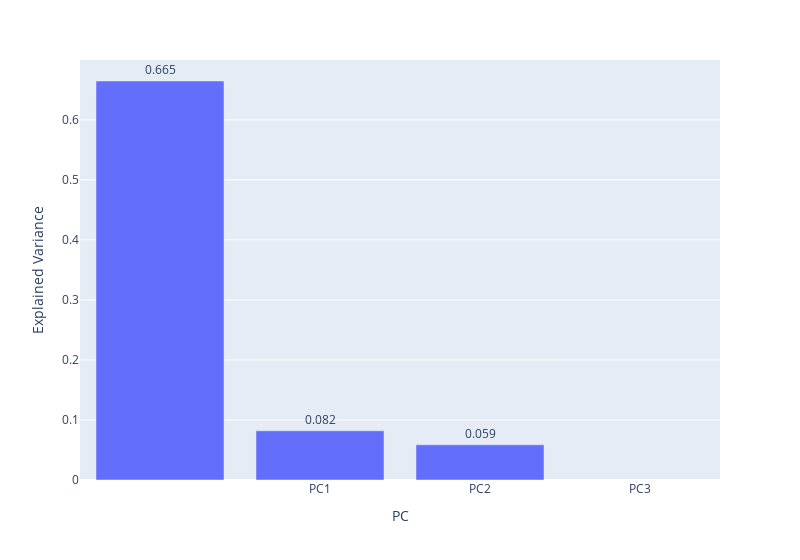

Here is the notebook cell this chart was saved with:
### Code cell
fig = px.bar(df_explained_variance, 
             x='PC', y='Explained Variance',
             text='Explained Variance',
             width=800)

fig.update_traces(texttemplate='%{text:.3f}', textposition='outside')
fig.show()

### Figure 1 — Plotly figure (JSON) as saved in the notebook; plotly's stock layout.template omitted (floating-point values rounded to 4 significant figures)
{"data": [{"alignmentgroup": "True", "hovertemplate": "PC=%{x}<br>Explained Variance=%{text}<extra></extra>", "legendgroup": "", "marker": {"color": "#636efa"}, "name": "", "offsetgroup": "", "orientation": "v", "showlegend": false, "text": [0.6648, 0.082, 0.05873, null], "textposition": "outside", "texttemplate": "%{text:.3f}", "type": "bar", "x": ["", "PC1", "PC2", "PC3"], "xaxis": "x", "y": [0.6648, 0.082, 0.05873, null], "yaxis": "y"}], "layout": {"barmode": "relative", "legend": {"tracegroupgap": 0}, "margin": {"t": 60}, "width": 800, "xaxis": {"anchor": "y", "domain": [0, 1], "title": {"text": "PC"}}, "yaxis": {"anchor": "x", "domain": [0, 1], "title": {"text": "Explained Variance"}}}}
